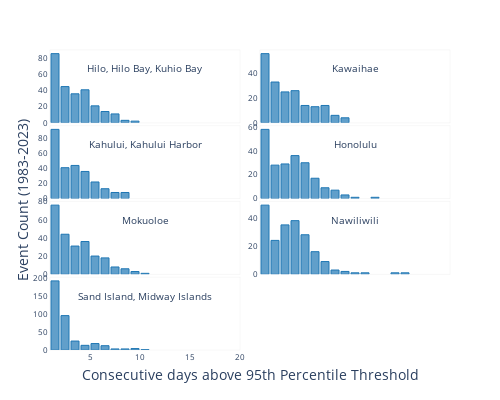

This figure's notebook cell:
### Markdown cell above
Note again that consecutive days above the 95th percentile threshold means that the sea level meets or exceeds that threshold at least once per day consecutively, e.g. two consecutive higher-high tides.

## Make it interactive

### Code cell
import plotly.graph_objects as go
from plotly.subplots import make_subplots

# Define the number of rows and columns for the subplots
rows, cols = 4, 2

# Create a subplot grid with minimal spacing
fig = make_subplots(
    rows=rows, cols=cols, 
    vertical_spacing=0.01, horizontal_spacing=0.05  # Reduced spacing between subplots
)

# Plot histograms for each station
for i, (station, events) in enumerate(flood_events.items()):
    event_lengths = [e['length'] for e in events]
    row = (i // cols) + 1
    col = (i % cols) + 1
    
    # Define the hovertemplate with units
    hovertemplate = (
        "Duration: %{x} days<br>" +
        "Event Count: %{y} " +
        "<extra></extra>"
    )

    fig.add_trace(go.Histogram(
        x=event_lengths,
        xbins=dict(start=1, end=20, size=1),  # Ensure each bin corresponds to 1 day
        marker=dict(color="rgba(31, 119, 180, 0.7)", line=dict(width=1, color='rgba(31, 119, 180, 1)')),  # Blue color with transparency
        showlegend=False,
        hovertemplate=hovertemplate,
    ), row=row, col=col)
    
    # Set outline for each subplot
    fig.update_xaxes(showline=True, linewidth=0.2, linecolor='lightgrey', mirror=True, row=row, col=col,tickfont=dict(size=8),range = [1,20], matches='x')
    fig.update_yaxes(showline=True, linewidth=0.2, linecolor='lightgrey', mirror=True, row=row, col=col,tickfont=dict(size=8),)
    # fig.update_annotations(selector=dict(row=row, col=col), font=dict(size=12))  # Adjust title font size
    
    # Remove x-axis labels from all rows except the last one
    if row < rows:
        fig.update_xaxes(showticklabels=False, row=row, col=col)

    fig.add_annotation(
        text=station,
        x=0.5, y=0.87,  # Position in the top right corner
        xref="x domain",  # Reference the x-axis domain of the subplot
        yref="y domain",  # Reference the y-axis domain of the subplot
        row=row,  # Reference the x-axis domain of the subplot
        col=col,  # Reference the y-axis domain of the subplot
        showarrow=False,
        font=dict(size=10),
        xanchor='center', yanchor='top'
    )


# Add the x-axis label using an annotation and nudge it to the right
fig.add_annotation(
    text=f"Consecutive days above {percentile}th Percentile Threshold",
    x=0.5,  # Centered horizontally
    y=-0.12,  # Position it below the bottom row of subplots
    xref="paper",
    yref="paper",
    showarrow=False,
    font=dict(size=14),
    xanchor="center",  # You can change this to "left" or "right" to further adjust
)

# Add the x-axis label using an annotation and nudge it to the right
fig.add_annotation(
    text="Event Count (1983-2023)",
    y=0.5,  
    x=-0.1,  
    xref="paper",
    yref="paper",
    showarrow=False,
    font=dict(size=14),
    yanchor="middle",  # You can change this to "left" or "right" to further adjust
    textangle=-90
)



# Adjust layout to ensure a white background and reduce spacing between plots
fig.update_layout(
    height=400, width=500,  # Set the figure size
    margin=dict(t=50, b=50, l=50, r=50),  # Ensure enough space for titles and labels
    bargap=0.2,  # Increase space between bars
    plot_bgcolor='white',  # Ensure the background of the plot is white
    paper_bgcolor='white',  # Set the paper background color to white
)

# Show the interactive plot
fig.show()

#save html
fig.write_html(output_dir / 'plotly/flood_duration_histograms.html', full_html=True)

### Figure 1 — Plotly figure (JSON) as saved in the notebook; plotly's stock layout.template omitted (floating-point values rounded to 4 significant figures; data arrays with more than 128 entries replaced by an {"elided": "..."} marker saying what was removed)
{"data": [{"hovertemplate": "Duration: %{x} days<br>Event Count: %{y} <extra></extra>", "marker": {"color": "rgba(31, 119, 180, 0.7)", "line": {"color": "rgba(31, 119, 180, 1)", "width": 1}}, "showlegend": false, "type": "histogram", "x": {"elided": "259 int values"}, "xaxis": "x", "xbins": {"end": 20, "size": 1, "start": 1}, "yaxis": "y"}, {"hovertemplate": "Duration: %{x} days<br>Event Count: %{y} <extra></extra>", "marker": {"color": "rgba(31, 119, 180, 0.7)", "line": {"color": "rgba(31, 119, 180, 1)", "width": 1}}, "showlegend": false, "type": "histogram", "x": {"elided": "191 int values"}, "xaxis": "x2", "xbins": {"end": 20, "size": 1, "start": 1}, "yaxis": "y2"}, {"hovertemplate": "Duration: %{x} days<br>Event Count: %{y} <extra></extra>", "marker": {"color": "rgba(31, 119, 180, 0.7)", "line": {"color": "rgba(31, 119, 180, 1)", "width": 1}}, "showlegend": false, "type": "histogram", "x": {"elided": "264 int values"}, "xaxis": "x3", "xbins": {"end": 20, "size": 1, "start": 1}, "yaxis": "y3"}, {"hovertemplate": "Duration: %{x} days<br>Event Count: %{y} <extra></extra>", "marker": {"color": "rgba(31, 119, 180, 0.7)", "line": {"color": "rgba(31, 119, 180, 1)", "width": 1}}, "showlegend": false, "type": "histogram", "x": {"elided": "219 int values"}, "xaxis": "x4", "xbins": {"end": 20, "size": 1, "start": 1}, "yaxis": "y4"}, {"hovertemplate": "Duration: %{x} days<br>Event Count: %{y} <extra></extra>", "marker": {"color": "rgba(31, 119, 180, 0.7)", "line": {"color": "rgba(31, 119, 180, 1)", "width": 1}}, "showlegend": false, "type": "histogram", "x": {"elided": "243 int values"}, "xaxis": "x5", "xbins": {"end": 20, "size": 1, "start": 1}, "yaxis": "y5"}, {"hovertemplate": "Duration: %{x} days<br>Event Count: %{y} <extra></extra>", "marker": {"color": "rgba(31, 119, 180, 0.7)", "line": {"color": "rgba(31, 119, 180, 1)", "width": 1}}, "showlegend": false, "type": "histogram", "x": {"elided": "209 int values"}, "xaxis": "x6", "xbins": {"end": 20, "size": 1, "start": 1}, "yaxis": "y6"}, {"hovertemplate": "Duration: %{x} days<br>Event Count: %{y} <extra></extra>", "marker": {"color": "rgba(31, 119, 180, 0.7)", "line": {"color": "rgba(31, 119, 180, 1)", "width": 1}}, "showlegend": false, "type": "histogram", "x": {"elided": "368 int values"}, "xaxis": "x7", "xbins": {"end": 20, "size": 1, "start": 1}, "yaxis": "y7"}], "layout": {"annotations": [{"font": {"size": 10}, "showarrow": false, "text": "Hilo, Hilo Bay, Kuhio Bay", "x": 0.5, "xanchor": "center", "xref": "x domain", "y": 0.87, "yanchor": "top", "yref": "y domain"}, {"font": {"size": 10}, "showarrow": false, "text": "Kawaihae", "x": 0.5, "xanchor": "center", "xref": "x2 domain", "y": 0.87, "yanchor": "top", "yref": "y2 domain"}, {"font": {"size": 10}, "showarrow": false, "text": "Kahului, Kahului Harbor", "x": 0.5, "xanchor": "center", "xref": "x3 domain", "y": 0.87, "yanchor": "top", "yref": "y3 domain"}, {"font": {"size": 10}, "showarrow": false, "text": "Honolulu", "x": 0.5, "xanchor": "center", "xref": "x4 domain", "y": 0.87, "yanchor": "top", "yref": "y4 domain"}, {"font": {"size": 10}, "showarrow": false, "text": "Mokuoloe", "x": 0.5, "xanchor": "center", "xref": "x5 domain", "y": 0.87, "yanchor": "top", "yref": "y5 domain"}, {"font": {"size": 10}, "showarrow": false, "text": "Nawiliwili", "x": 0.5, "xanchor": "center", "xref": "x6 domain", "y": 0.87, "yanchor": "top", "yref": "y6 domain"}, {"font": {"size": 10}, "showarrow": false, "text": "Sand Island, Midway Islands", "x": 0.5, "xanchor": "center", "xref": "x7 domain", "y": 0.87, "yanchor": "top", "yref": "y7 domain"}, {"font": {"size": 14}, "showarrow": false, "text": "Consecutive days above 95th Percentile Threshold", "x": 0.5, "xanchor": "center", "xref": "paper", "y": -0.12, "yref": "paper"}, {"font": {"size": 14}, "showarrow": false, "text": "Event Count (1983-2023)", "textangle": -90, "x": -0.1, "xref": "paper", "y": 0.5, "yanchor": "middle", "yref": "paper"}], "bargap": 0.2, "height": 400, "margin": {"b": 50, "l": 50, "r": 50, "t": 50}, "paper_bgcolor": "white", "plot_bgcolor": "white", "width": 500, "xaxis": {"anchor": "y", "domain": [0, 0.475], "linecolor": "lightgrey", "linewidth": 0.2, "matches": "x", "mirror": true, "range": [1, 20], "showline": true, "showticklabels": false, "tickfont": {"size": 8}}, "xaxis2": {"anchor": "y2", "domain": [0.525, 1], "linecolor": "lightgrey", "linewidth": 0.2, "matches": "x", "mirror": true, "range": [1, 20], "showline": true, "showticklabels": false, "tickfont": {"size": 8}}, "xaxis3": {"anchor": "y3", "domain": [0, 0.475], "linecolor": "lightgrey", "linewidth": 0.2, "matches": "x", "mirror": true, "range": [1, 20], "showline": true, "showticklabels": false, "tickfont": {"size": 8}}, "xaxis4": {"anchor": "y4", "domain": [0.525, 1], "linecolor": "lightgrey", "linewidth": 0.2, "matches": "x", "mirror": true, "range": [1, 20], "showline": true, "showticklabels": false, "tickfont": {"size": 8}}, "xaxis5": {"anchor": "y5", "domain": [0, 0.475], "linecolor": "lightgrey", "linewidth": 0.2, "matches": "x", "mirror": true, "range": [1, 20], "showline": true, "showticklabels": false, "tickfont": {"size": 8}}, "xaxis6": {"anchor": "y6", "domain": [0.525, 1], "linecolor": "lightgrey", "linewidth": 0.2, "matches": "x", "mirror": true, "range": [1, 20], "showline": true, "showticklabels": false, "tickfont": {"size": 8}}, "xaxis7": {"anchor": "y7", "domain": [0, 0.475], "linecolor": "lightgrey", "linewidth": 0.2, "matches": "x", "mirror": true, "range": [1, 20], "showline": true, "tickfont": {"size": 8}}, "xaxis8": {"anchor": "y8", "domain": [0.525, 1]}, "yaxis": {"anchor": "x", "domain": [0.7575, 1], "linecolor": "lightgrey", "linewidth": 0.2, "mirror": true, "showline": true, "tickfont": {"size": 8}}, "yaxis2": {"anchor": "x2", "domain": [0.7575, 1], "linecolor": "lightgrey", "linewidth": 0.2, "mirror": true, "showline": true, "tickfont": {"size": 8}}, "yaxis3": {"anchor": "x3", "domain": [0.505, 0.7475], "linecolor": "lightgrey", "linewidth": 0.2, "mirror": true, "showline": true, "tickfont": {"size": 8}}, "yaxis4": {"anchor": "x4", "domain": [0.505, 0.7475], "linecolor": "lightgrey", "linewidth": 0.2, "mirror": true, "showline": true, "tickfont": {"size": 8}}, "yaxis5": {"anchor": "x5", "domain": [0.2525, 0.495], "linecolor": "lightgrey", "linewidth": 0.2, "mirror": true, "showline": true, "tickfont": {"size": 8}}, "yaxis6": {"anchor": "x6", "domain": [0.2525, 0.495], "linecolor": "lightgrey", "linewidth": 0.2, "mirror": true, "showline": true, "tickfont": {"size": 8}}, "yaxis7": {"anchor": "x7", "domain": [0, 0.2425], "linecolor": "lightgrey", "linewidth": 0.2, "mirror": true, "showline": true, "tickfont": {"size": 8}}, "yaxis8": {"anchor": "x8", "domain": [0, 0.2425]}}}
